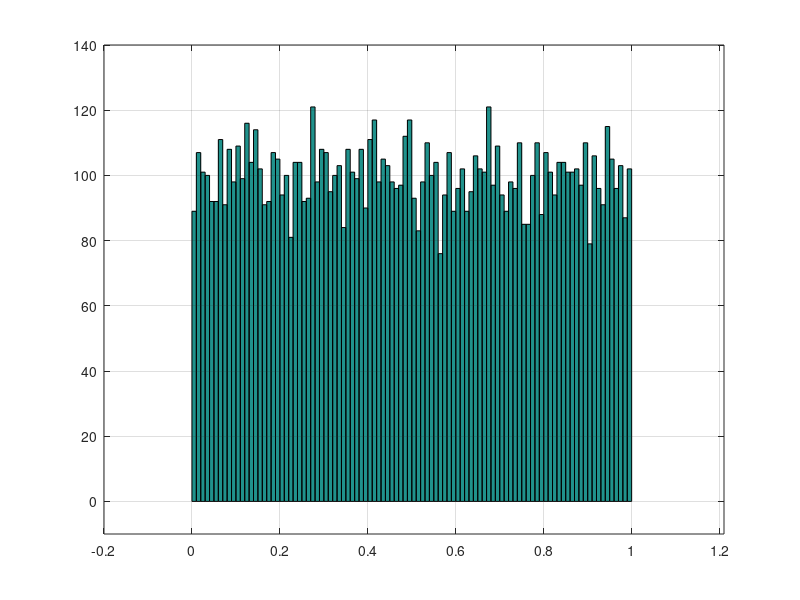
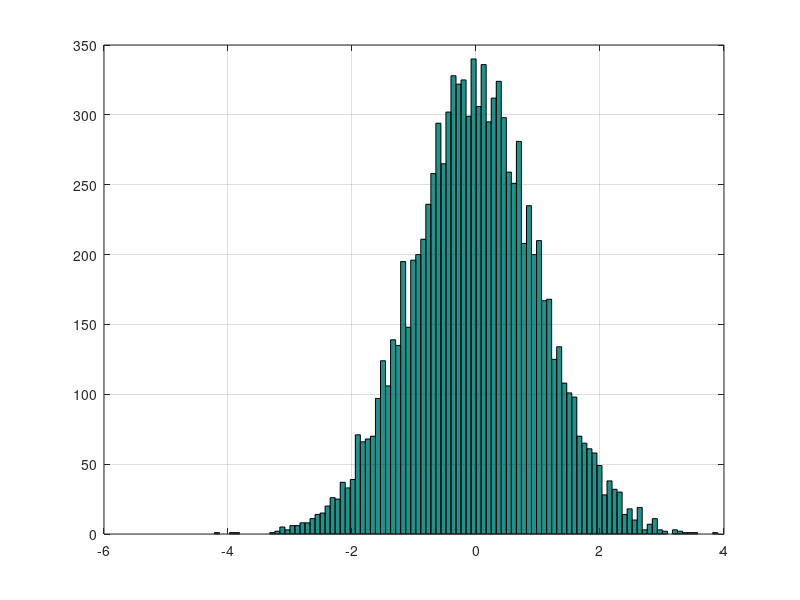
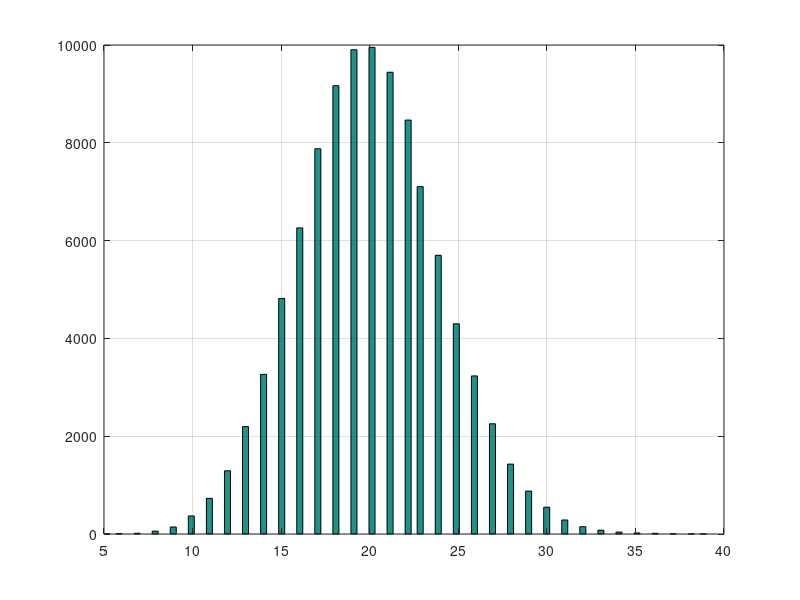
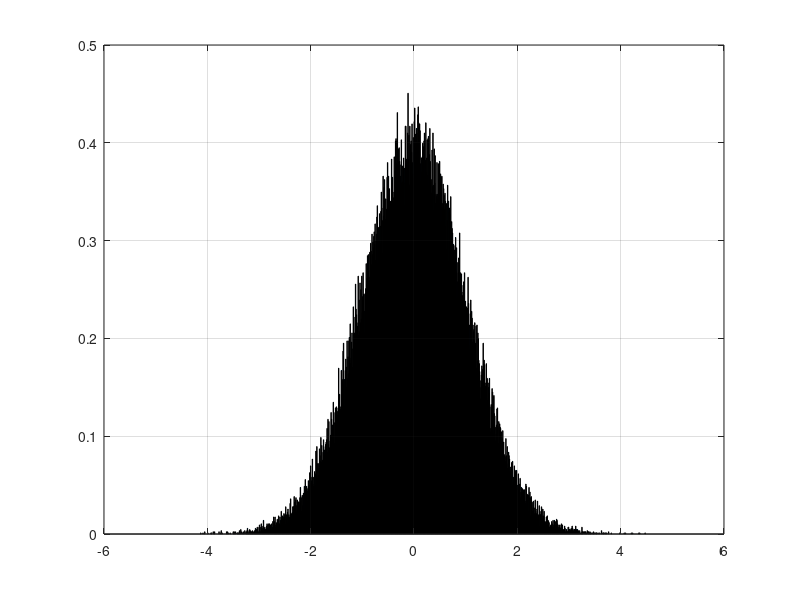

Write the MATLAB code that produced these figures, in order.
% Copyright (c) 2015 by OU AEC and Curtis Cohenour (cohenour@ohio.edu). All Rights Reserved.
% 20150216 Jcc (Curtis Cohenour) original
clc, clear, close all, %close all hidden
%% dist 1 Uniform distribution
Rnd1=rand(10000,1);
figure(100)
hist(Rnd1,100)
a=axis;
axis(a+[-.2 .21 -10 0]);
grid on
Men1=mean(Rnd1)
Std1=std(Rnd1)
Max1=max(Rnd1)
Min1=min(Rnd1)
Max1-1
% note that the numbers are evenly distributed between 0 and 1
% while the max displays as one you can see that it is less than 1
% Note that the mean is aprox 0.5 and the std is 0.289
%% dist 2 normal distribution
Rnd2=randn(10000,1);
figure(200)
hist(Rnd2,100)
grid on
Men2=mean(Rnd2)
Std2=std(Rnd2)
Max2=max(Rnd2)
Min2=min(Rnd2)
Max2-1
% mean is aprox 0, std is 1 min is -3.36, max is 4.28
% what kind of distrigution is this?
%% dist 3 binomial dist
Rnd3=binornd(100,0.2,100000,1);
figure(300)
hist(Rnd3,100)
grid on
Men3=mean(Rnd3)
Std3=std(Rnd3)
Max3=max(Rnd3)
Min3=min(Rnd3)
% mean is 20 = .2*100, std is 4
% what is the big difference?  Look at the values in Rnd3
% what kind of distrigution is this?
%% Pdf normal
Rnd4=randn(100000,1);
[Cnt,Bin]=hist(Rnd4,1000);
Pdf=Cnt/sum(Cnt);
BinWid=mean(diff(Bin));
figure(400)
bar(Bin,Pdf/BinWid)
grid on
%% Cdf and Erf
Cdf1=cumsum(Pdf);
Erf=1/2+1/2*erf(Bin/sqrt(2));
Erfc=1/2*erfc(-Bin/sqrt(2));
NrmCdf=normcdf(Bin); % qfunc not available in 2014
figure(410)
plot(Bin, Cdf1,'b')
hold on
plot(Bin,Erf,'r')
plot(Bin,NrmCdf,'m')
plot(Bin,Cdf1-Erf+0.5,'g')
plot(Bin,(Cdf1-Erf).*Cdf1*100+0.5,'c')
hold off
grid on
%% Z, z=(x-xBar)/xSig
xSig=3;
xBar=10;
Rnd5=randn(100000,1)*xSig+xBar;
[Cnt5,Bin5]=hist(Rnd5,1000);
Pdf5=Cnt5/sum(Cnt5);
BinWid5=mean(diff(Bin5));
figure(500)
bar(Bin5,Pdf5/BinWid5);
grid on
a=axis; %a=[xmin xmax ymin ymax];
% add mean and +/- 1 sig
hold on
plot([xBar xBar], a(3:4), 'r')
plot([xBar xBar]-xSig, a(3:4), 'g')
plot([xBar xBar]+xSig, a(3:4), 'g')
plot([xBar xBar]-xSig*2, a(3:4), 'g')
plot([xBar xBar]+xSig*2, a(3:4), 'g')
plot([xBar xBar]-xSig*3, a(3:4), 'g')
plot([xBar xBar]+xSig*3, a(3:4), 'g')
hold off
title('Sigma=3, Xbar=10');
%% find the probability that x<7
% first use pdf
fndx=Bin5<7;           
p7a=sum(Pdf5(fndx));
%  now use erf
%  z=(x-xBar)/xSig
x7=7;
z7=(x7-xBar)/xSig;
p7b=1/2+1/2*erf(z7/sqrt(2));
disp([p7a,p7b, p7a-p7b])
%% replot with shaded area
figure(510)
bar(Bin5(~fndx),Pdf5(~fndx)/BinWid5,'c');
grid on
hold on
bar(Bin5(fndx),Pdf5(fndx)/BinWid5,'g');
plot([xBar xBar], a(3:4), 'r')
plot([xBar xBar]-xSig, a(3:4), 'g')
plot([xBar xBar]+xSig, a(3:4), 'g')
plot([xBar xBar]-xSig*2, a(3:4), 'g')
plot([xBar xBar]+xSig*2, a(3:4), 'g')
plot([xBar xBar]-xSig*3, a(3:4), 'g')
plot([xBar xBar]+xSig*3, a(3:4), 'g')
hold off
%% compute probability vs sigma
for kSig=1:6
    Prb(kSig,1)=normcdf(kSig)-normcdf(-kSig);
    %Prb(kSig,1)=normcdf(-kSig);
end
%Ap(Prb)
